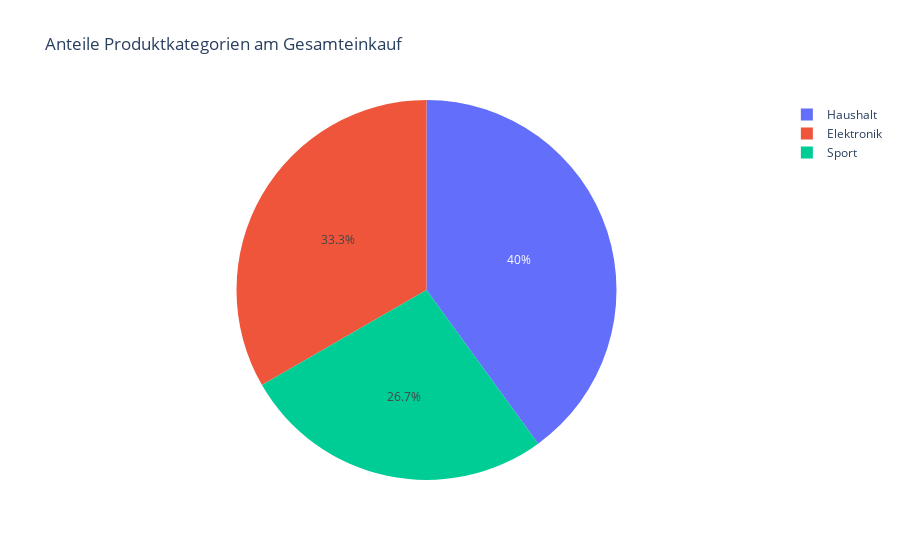

The code cell stored with this chart in its notebook:
### Code cell
import pandas as pd
import plotly.express as px

df_einkauf = pd.DataFrame({"Produkt": ["Smartphone", "Kaffeemaschine", "Fitness Tracker", "Laptop", "Staubsauger",
                                       "Schwimmbrille", "Bluetooth Lautsprecher", "Mikrowelle", "E-Bike", "Toaster",
                                       "Maus", "Kaffeemühle", "Pulsmesser", "Laptop Tasche", "Kochgeschirr"],
                           "Kategorie": ["Elektronik", "Haushalt", "Sport", "Elektronik", "Haushalt", 
                                         "Sport", "Elektronik", "Haushalt", "Sport", "Haushalt", 
                                         "Elektronik", "Haushalt", "Sport", "Elektronik", "Haushalt"],
                           "Preis": [299, 89, 120, 599, 179, 25, 59, 139, 1600, 60, 45, 75, 55, 45, 120]})

fig_einkauf = px.pie(df_einkauf, names='Kategorie', title='Anteile Produktkategorien am Gesamteinkauf')
fig_einkauf.show()

### Figure 1 — Plotly figure (JSON) as saved in the notebook; plotly's stock layout.template omitted (floating-point values rounded to 4 significant figures)
{"data": [{"domain": {"x": [0, 1], "y": [0, 1]}, "hovertemplate": "Kategorie=%{label}<extra></extra>", "labels": ["Elektronik", "Haushalt", "Sport", "Elektronik", "Haushalt", "Sport", "Elektronik", "Haushalt", "Sport", "Haushalt", "Elektronik", "Haushalt", "Sport", "Elektronik", "Haushalt"], "legendgroup": "", "name": "", "showlegend": true, "type": "pie"}], "layout": {"legend": {"tracegroupgap": 0}, "title": {"text": "Anteile Produktkategorien am Gesamteinkauf"}}}
